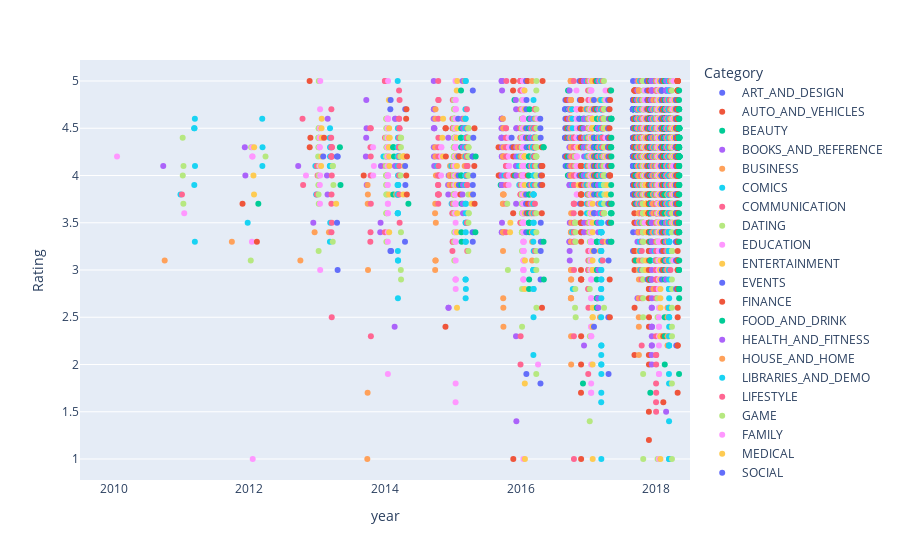

The code cell stored with this chart in its notebook:
### Code cell
fig=px.strip(df_copy,x='year',y='Rating',hover_name='App',color='Category')
fig.update_traces(jitter=1)
fig.show()
